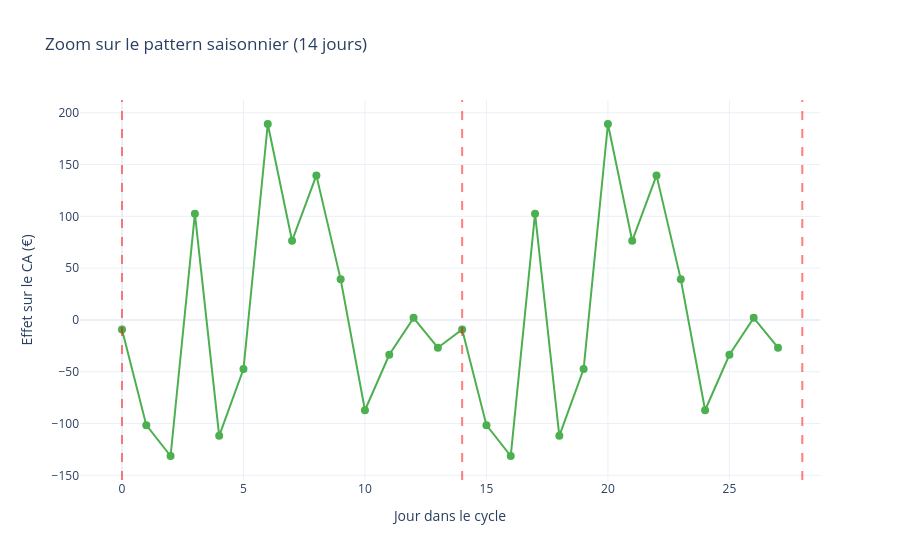

Notebook code for this chart:
### Code cell
# Zoomer sur le pattern saisonnier (1 ou 2 cycles)
# On prend les premières valeurs de la composante saisonnière
pattern_saisonnier = decomposition.seasonal[:PERIODE*2]

fig = go.Figure()

fig.add_trace(go.Scatter(
    x=list(range(len(pattern_saisonnier))),
    y=pattern_saisonnier.values,
    mode='lines+markers',
    name='Pattern saisonnier',
    line=dict(color='#4CAF50', width=2),
    marker=dict(size=8)
))

# Ajouter des lignes verticales pour marquer les cycles
for i in range(0, PERIODE*2 + 1, PERIODE):
    fig.add_vline(x=i, line_dash="dash", line_color="red", opacity=0.5)

fig.update_layout(
    title=f"Zoom sur le pattern saisonnier ({PERIODE} jours)",
    xaxis_title="Jour dans le cycle",
    yaxis_title="Effet sur le CA (€)",
    template='plotly_white'
)

fig.show()

### Figure 1 — Plotly figure (JSON) as saved in the notebook; plotly's stock layout.template omitted (floating-point values rounded to 4 significant figures)
{"data": [{"line": {"color": "#4CAF50", "width": 2}, "marker": {"size": 8}, "mode": "lines+markers", "name": "Pattern saisonnier", "type": "scatter", "x": [0, 1, 2, 3, 4, 5, 6, 7, 8, 9, 10, 11, 12, 13, 14, 15, 16, 17, 18, 19, 20, 21, 22, 23, 24, 25, 26, 27], "y": [-9.168, -101.6, -131.3, 102.6, -111.8, -47.45, 189.2, 76.42, 139.6, 39.19, -87.19, -33.59, 2.045, -26.82, -9.168, -101.6, -131.3, 102.6, -111.8, -47.45, 189.2, 76.42, 139.6, 39.19, -87.19, -33.59, 2.045, -26.82]}], "layout": {"shapes": [{"line": {"color": "red", "dash": "dash"}, "opacity": 0.5, "type": "line", "x0": 0, "x1": 0, "xref": "x", "y0": 0, "y1": 1, "yref": "y domain"}, {"line": {"color": "red", "dash": "dash"}, "opacity": 0.5, "type": "line", "x0": 14, "x1": 14, "xref": "x", "y0": 0, "y1": 1, "yref": "y domain"}, {"line": {"color": "red", "dash": "dash"}, "opacity": 0.5, "type": "line", "x0": 28, "x1": 28, "xref": "x", "y0": 0, "y1": 1, "yref": "y domain"}], "title": {"text": "Zoom sur le pattern saisonnier (14 jours)"}, "xaxis": {"title": {"text": "Jour dans le cycle"}}, "yaxis": {"title": {"text": "Effet sur le CA (€)"}}}}
